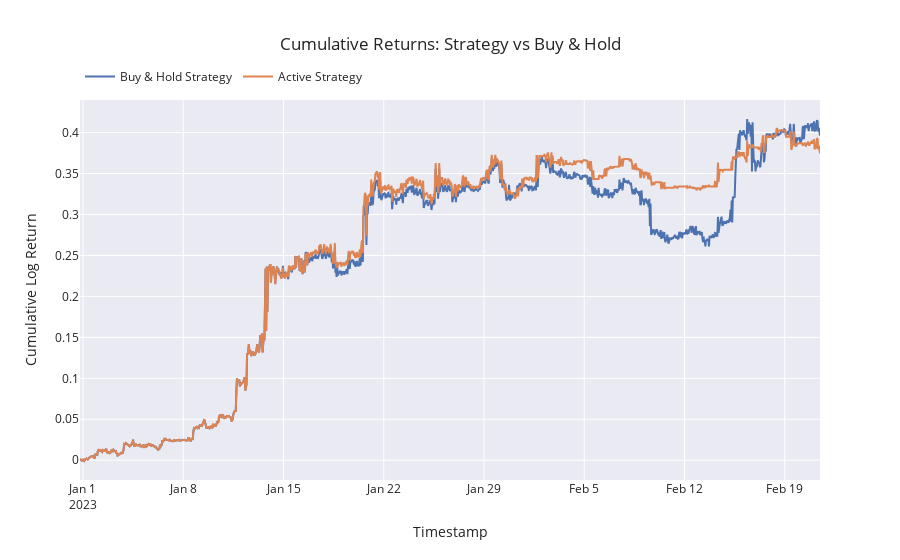

Notebook cell for this chart:
### Code cell
fig = go.Figure()

fig.add_trace(go.Scatter(
    x=df_final.index,
    y=df_final['cum_asset'],
    mode='lines',
    name='Buy & Hold Strategy'
))

fig.add_trace(go.Scatter(
    x=df_final.index,
    y=df_final['cum_strat'],
    mode='lines',
    name='Active Strategy'
))

fig.update_layout(
    title='Cumulative Returns: Strategy vs Buy & Hold',
    xaxis_title='Timestamp',
    yaxis_title='Cumulative Log Return',
    legend=dict(x=0, y=1.1, orientation='h'),
    hovermode='x unified',
    template='seaborn'  # Optional: try 'plotly', 'ggplot2', 'seaborn'
)

fig.show()

### Figure 1 — Plotly figure (JSON) as saved in the notebook; plotly's stock layout.template omitted (floating-point values rounded to 4 significant figures; data arrays with more than 128 entries replaced by an {"elided": "..."} marker saying what was removed)
{"data": [{"mode": "lines", "name": "Buy & Hold Strategy", "type": "scatter", "x": {"elided": "1241 str values"}, "y": {"elided": "1241 float values"}}, {"mode": "lines", "name": "Active Strategy", "type": "scatter", "x": {"elided": "1241 str values"}, "y": {"elided": "1241 float values"}}], "layout": {"hovermode": "x unified", "legend": {"orientation": "h", "x": 0, "y": 1.1}, "title": {"text": "Cumulative Returns: Strategy vs Buy & Hold"}, "xaxis": {"title": {"text": "Timestamp"}}, "yaxis": {"title": {"text": "Cumulative Log Return"}}}}
